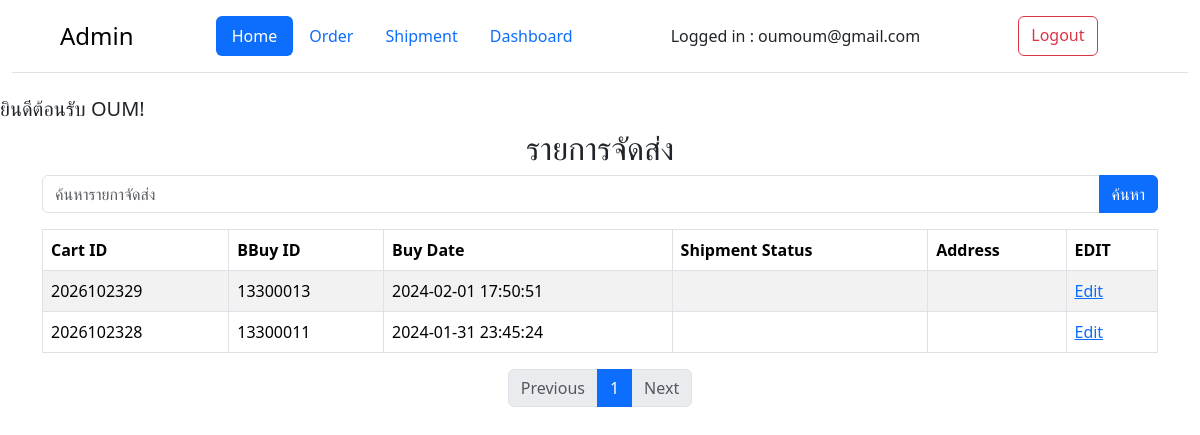
The app's page /shipment_admin.php (signed in) with its own data.
### tables this page shows
CREATE TABLE `order_detail` (
  `Order_ID` int(12) NOT NULL COMMENT 'แสดงรายละเรียดของตะกร้าว่ามีหนังสืออะไรถูกเพิ่มเข้ามาบ้าง',
  `Cart_ID` int(11) NOT NULL,
  `ISBN` varchar(13) NOT NULL,
  `Book_Quantity` int(11) NOT NULL
);

CREATE TABLE `cart` (
  `Cart_ID` int(20) NOT NULL COMMENT 'IDตะกร้า นี้จะเป็นตัวเดียวกับที่เอาข้อมูลไปทำใบเสร็จนะจ๊ะ',
  `Mana_ID` int(11) DEFAULT NULL,
  `BBuy_ID` int(11) NOT NULL,
  `Total_Price` decimal(10,2) DEFAULT 0.00,
  `Buy_Date` datetime DEFAULT NULL,
  `Order_Score` int(11) DEFAULT NULL,
  `Order_Review` text NOT NULL,
  `Order_Status` text NOT NULL COMMENT 'สถานะที่ถูกตรวจสอบโดยผู้จัดการว่าออเดอร์นี้จ่ายเงินเรียบร้อยหรือยัง หรือยกเลิกออเดอรืไปแล้วมีดังนี้\r\nยืนยันคำสั่งซื้อ\r\nรอตรวจสอบ\r\nยืนยันการชำระเงิน\r\nยกเลิก',
  `Confirmation` varchar(255) NOT NULL
);

### shipment_admin.php (the view, shortened to what this page needs)
<!DOCTYPE html>
<html lang="en">
<head>
    <link href="https://cdn.jsdelivr.net/npm/bootstrap@5.3.2/dist/css/bootstrap.min.css" rel="stylesheet"
>
</head>
<body>
    <div class="container-fluid">
        <header class="d-flex flex-wrap justify-content-between py-3 mb-4 border-bottom">
            <a href="/" class="d-flex align-items-center mb-3 mb-md-0 link-body-emphasis text-decoration-none">
                <svg class="bi me-2" width="40" height="32"><use xlink:href="#bootstrap"></use></svg>
                <span class="fs-4">Admin</span>
            </a>
            <ul class="nav nav-pills">
                <li class="nav-item"><a href="admin.php" class="nav-link active" aria-current="page">Home</a></li>
                <li class="nav-item"><a href="order_admin.php" class="nav-link">Order</a></li>
                <li class="nav-item"><a href="shipment_admin.php" class="nav-link">Shipment</a></li>
                <li class="nav-item"><a href="http://localhost/web/dashboard.php?search=&start_date=2022-01-01&end_date=2024-02-17&gender=&book_type=&category=&province=&region=&age_min=&age_max=&author=&publisher=&stat=" class="nav-link">Dashboard</a></li>
            </ul>
            <?php if (isset($_SESSION["User_ID"]) && isset($_SESSION["User_Name"]) && isset($_SESSION["User_Email"])) { ?>
                <span class="navbar-text me-3">
                    Logged in : <?= $_SESSION["User_Email"] ?>
                </span>
                <a href="logout.php" class="btn btn-outline-danger">Logout</a>&nbsp;&nbsp;
            <?php } ?>
        </header>
    </div>
    <div class="mt-4 ms-auto">
        <?php
        if (isset($_SESSION["User_ID"]) && isset($_SESSION["User_Name"]) && isset($_SESSION["User_Email"])) {
            echo "<h5 class='text-start'>ยินดีต้อนรับ " . $_SESSION["User_Name"] . "!</h5>";
        } else {
            echo "<h2 class='text-start'>ยินดีต้อนรับ ผู้เยี่ยมชม!</h2>";
            echo "<p class='text-start'>กรุณาเข้าสู่ระบบเพื่อดูเนื้อหา.</p>";
        }
        ?>
    </div>
    <div class="container">
        <h2 class="text-center">รายการจัดส่ง</h2>
        <form class="mb-3" action="" method="GET">
            <div class="input-group">
                <input type="text" name="search" class="form-control" placeholder="ค้นหารายกาจัดส่ง">
                <button type="submit" class="btn btn-primary">ค้นหา</button>
            </div>
        </form>
        <?php
        include 'config.php';
        $page = isset($_GET['page']) ? (int)$_GET['page'] : 1;
        $perPage = 10;
        $search = isset($_GET['search']) ? $_GET['search'] : '';
        $totalItems = $conn->query("SELECT COUNT(*) as total FROM cart
            INNER JOIN order_detail ON cart.Cart_ID = order_detail.Cart_ID
            INNER JOIN book ON order_detail.ISBN = book.ISBN
            WHERE
            book.Type_ID = '1' AND
            cart.Order_Status = 'Approved' AND
            (cart.Cart_ID LIKE '%$search%' OR
            cart.BBuy_ID LIKE '%$search%' OR
            cart.Total_Price LIKE '%$search%' OR
            cart.Buy_Date LIKE '%$search%' OR
            cart.Order_Score LIKE '%$search%' OR
            cart.Order_Review LIKE '%$search%' OR
            cart.Order_Status LIKE '%$search%')")->fetch_assoc()['total'];
        $totalPages = ceil($totalItems / $perPage);
        $start = ($page - 1) * $perPage;
        $sql = "SELECT * FROM cart
            INNER JOIN order_detail ON cart.Cart_ID = order_detail.Cart_ID
            INNER JOIN book ON order_detail.ISBN = book.ISBN
            WHERE
            book.Type_ID = '1' AND
            cart.Order_Status = 'Approved' AND
            (cart.Cart_ID LIKE '%$search%' OR
            cart.BBuy_ID LIKE '%$search%' OR
            cart.Total_Price LIKE '%$search%' OR
            cart.Buy_Date LIKE '%$search%' OR
            cart.Order_Score LIKE '%$search%' OR
            cart.Order_Review LIKE '%$search%' OR
            cart.Order_Status LIKE '%$search%')
            ORDER BY cart.Buy_Date DESC
            LIMIT $start, $perPage";
        $result = $conn->query($sql);
        if ($result->num_rows > 0) {
            echo "<table class='table table-striped table-bordered'>
                <thead>
                    <tr>
                        <th>Cart ID</th>
                        <th>BBuy ID</th>
                        <th>Buy Date</th>
                        <th>Shipment Status</th>
                        <th>Address</th>
                        <th>EDIT</th>
                    </tr>
                </thead>
                <tbody>";
            while ($row = $result->fetch_assoc()) {
                echo "<tr>
                        <td>" . $row["Cart_ID"] . "</td>
                        <td>" . $row["BBuy_ID"] . "</td>
                        <td>" . $row["Buy_Date"] . "</td>
                        <td>" . $row["Shipment_Status"] . "</td>
                        <td>" . $row["Ship_Address"] . "</td>
                        <td><a href='edit_shipment.php?cart_id=" . $row["Cart_ID"] . "'>Edit</a></td>
                    </tr>";
            }
            echo "</tbody>
                </table>";
        } else {
            echo "<p class='text-center'>ไม่พบข้อมูล</p>";
        }
        echo '<nav aria-label="Page navigation example">';
        echo '<ul class="pagination justify-content-center">';
        $disabledPrevious = ($page == 1) ? "disabled" : "";
        echo '<li class="page-item ' . $disabledPrevious . '"><a class="page-link" href="?page=' . ($page - 1) . '&search=' . $search . '">Previous</a></li>';
        for ($i = max(1, $page - 2); $i <= min($page + 2, $totalPages); $i++) {
            $active = ($page == $i) ? "active" : "";
            echo '<li class="page-item ' . $active . '"><a class="page-link" href="?page=' . $i . '&search=' . $search . '">' . $i . '</a></li>';
        }
        $disabledNext = ($page == $totalPages) ? "disabled" : "";
        echo '<li class="page-item ' . $disabledNext . '"><a class="page-link" href="?page=' . ($page + 1) . '&search=' . $search . '">Next</a></li>';
        echo '</ul>';
        echo '</nav>';
        ?>
    </div>
</body>
</html>

### records on screen
order_detail: Cart_ID "2026102329", Cart_ID.BBuy_ID "13300013", Cart_ID.Buy_Date "2024-02-01 17:50:51"
order_detail: Cart_ID "2026102328", Cart_ID.BBuy_ID "13300011", Cart_ID.Buy_Date "2024-01-31 23:45:24"

### other values on screen
$_SESSION["User_Email"] "oumoum@gmail.com"
$_SESSION["User_Name"] "OUM"
